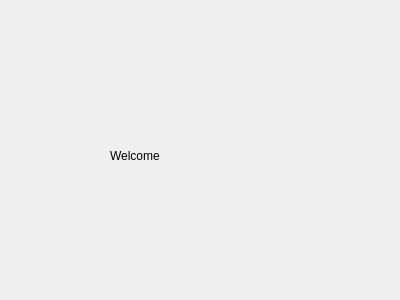
<?xml version="1.0" encoding="UTF-8"?>
<ui version="4.0">
 <class>AppDialog</class>
 <widget class="QDialog" name="AppDialog">
  <property name="geometry">
   <rect>
    <x>0</x>
    <y>0</y>
    <width>400</width>
    <height>300</height>
   </rect>
  </property>
  <property name="windowTitle">
   <string>Dialog</string>
  </property>
  <widget class="QLabel" name="label">
   <property name="geometry">
    <rect>
     <x>110</x>
     <y>120</y>
     <width>81</width>
     <height>71</height>
    </rect>
   </property>
   <property name="text">
    <string>Welcome</string>
   </property>
  </widget>
 </widget>
 <resources/>
 <connections/>
</ui>
